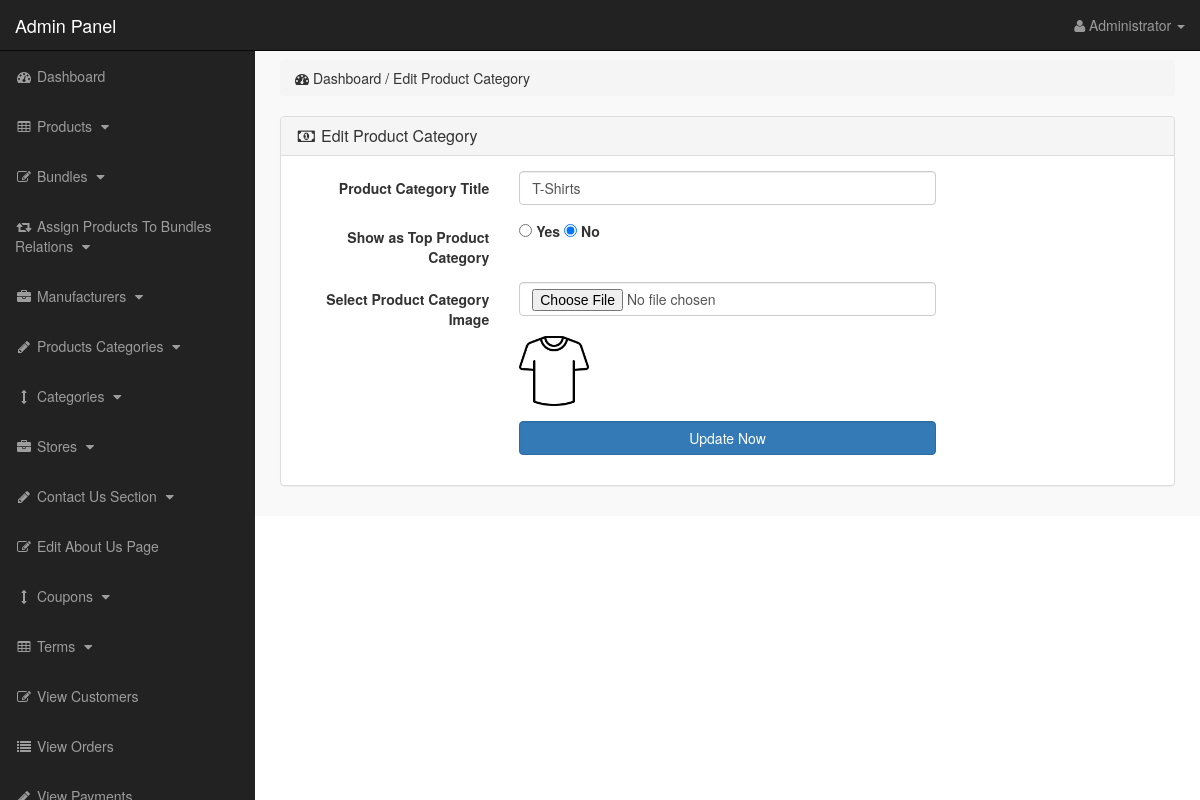
Screenshot of /admin_area/index.php?edit_p_cat=5 (signed in) with the database file from the repository.
### tables this page shows
CREATE TABLE `product_categories` (
  `p_cat_id` int(10) NOT NULL,
  `p_cat_title` text NOT NULL,
  `p_cat_top` text NOT NULL,
  `p_cat_image` text NOT NULL
);

### admin_area/edit_p_cat.php (the view, shortened to what this page needs)
<?php
if(!isset($_SESSION['admin_email'])){
echo "<script>window.open('login.php','_self')</script>";
}
else {
?>
<?php
if(isset($_GET['edit_p_cat'])){
$edit_p_cat_id = $_GET['edit_p_cat'];
$edit_p_cat_query = "select * from product_categories where p_cat_id='$edit_p_cat_id'";
$run_edit = mysqli_query($con,$edit_p_cat_query);
$row_edit = mysqli_fetch_array($run_edit);
$p_cat_title = $row_edit['p_cat_title'];
$p_cat_top = $row_edit['p_cat_top'];
$p_cat_image = $row_edit['p_cat_image'];
}
?>
<div class="row">
<div class="col-lg-12">
<ol class="breadcrumb">
<li>
<i class="fa fa-dashboard"></i> Dashboard / Edit Product Category
</li>
</ol>
</div>
</div>
<div class="row">
<div class="col-lg-12">
<div class="panel panel-default">
<div class="panel-heading" >
<h3 class="panel-title" >
<i class="fa fa-money fa-fw" ></i> Edit Product Category
</h3>
</div>
<div class="panel-body" >
<form class="form-horizontal" action="" method="post" enctype="multipart/form-data" >
<div class="form-group" >
<label class="col-md-3 control-label" >Product Category Title</label>
<div class="col-md-6" >
<input type="text" name="p_cat_title" class="form-control" value="<?php echo $p_cat_title; ?>" >
</div>
</div>
<div class="form-group" >
<label class="col-md-3 control-label" >Show as Top Product Category</label>
<div class="col-md-6" >
<input type="radio" name="p_cat_top" value="yes"
<?php if($p_cat_top == 'no'){}else{ echo "checked='checked'"; } ?>>
<label> Yes </label>
<input type="radio" name="p_cat_top" value="no"
<?php if($p_cat_top == 'no'){ echo "checked='checked'"; }else{} ?>>
<label> No </label>
</div>
</div>
<div class="form-group" >
<label class="col-md-3 control-label" > Select Product Category Image</label>
<div class="col-md-6" >
<input type="file" name="p_cat_image" class="form-control" >
<br>
<img src="other_images/<?php echo $p_cat_image; ?>" width="70" height="70" >
</div>
</div>
<div class="form-group" >
<label class="col-md-3 control-label" ></label>
<div class="col-md-6" >
<input type="submit" name="update" value="Update Now" class="btn btn-primary form-control" >
</div>
</div>
</form>
</div>
</div>
</div>
</div>
<?php } ?>

### admin_area/includes/sidebar.php (shortened to what this page needs)
<?php
if(!isset($_SESSION['admin_email'])){
echo "<script>window.open('login.php','_self')</script>";
}
else {
?>
<nav class="navbar navbar-inverse navbar-fixed-top" >
<div class="navbar-header" >
<a class="navbar-brand" href="index.php?dashboard" >Admin Panel</a>
</div>
<ul class="nav navbar-right top-nav" >
<li class="dropdown" >
<a href="#" class="dropdown-toggle" data-toggle="dropdown" >
<i class="fa fa-user" ></i>
<?php echo $admin_name; ?> <b class="caret" ></b>
</a>
</li>
</ul>
<div class="collapse navbar-collapse navbar-ex1-collapse">
<ul class="nav navbar-nav side-nav">
<li>
<a href="index.php?dashboard">
<i class="fa fa-fw fa-dashboard"></i> Dashboard
</a>
</li>
<li>
<a href="#" data-toggle="collapse" data-target="#products">
<i class="fa fa-fw fa-table"></i> Products
<i class="fa fa-fw fa-caret-down"></i>
</a>
</li>
<li>
<a href="#" data-toggle="collapse" data-target="#bundles">
<i class="fa fa-fw fa-edit"></i> Bundles
<i class="fa fa-fw fa-caret-down"></i>
</a>
</li>
<li>
<a href="#" data-toggle="collapse" data-target="#relations">
<i class="fa fa-fw fa-retweet"></i> Assign Products To Bundles Relations
<i class="fa fa-fw fa-caret-down"></i>
</a>
</li>
<li>
<a href="#" data-toggle="collapse" data-target="#manufacturers">
<i class="fa fa-fw fa-briefcase"></i> Manufacturers
<i class="fa fa-fw fa-caret-down"></i>
</a>
</li>
<li>
<a href="#" data-toggle="collapse" data-target="#p_cat">
<i class="fa fa-fw fa-pencil"></i> Products Categories
<i class="fa fa-fw fa-caret-down"></i>
</a>
</li>
<li>
<a href="#" data-toggle="collapse" data-target="#cat">
<i class="fa fa-fw fa-arrows-v"></i> Categories
<i class="fa fa-fw fa-caret-down"></i>
</a>
</li>
<li>
<a href="#" data-toggle="collapse" data-target="#store">
<i class="fa fa-fw fa-briefcase"></i> Stores
<i class="fa fa-fw fa-caret-down"></i>
</a>
</li>
<li>
<a href="#" data-toggle="collapse" data-target="#contact_us">
<i class="fa fa-fw fa-pencil"> </i> Contact Us Section
<i class="fa fa-fw fa-caret-down"></i>
</a>
</li>
<li>
<a href="index.php?edit_about_us">
<i class="fa fa-fw fa-edit"></i> Edit About Us Page
</a>
</li>
<li>
<a href="#" data-toggle="collapse" data-target="#coupons">
<i class="fa fa-fw fa-arrows-v"></i> Coupons
<i class="fa fa-fw fa-caret-down"></i>
</a>
</li>
<li>
<a href="#" data-toggle="collapse" data-target="#terms" >
<i class="fa fa-fw fa-table"></i> Terms
<i class="fa fa-fw fa-caret-down"></i>
</a>
</li>
<li>
<a href="index.php?view_customers">
<i class="fa fa-fw fa-edit"></i> View Customers
</a>
</li>
<li>
<a href="index.php?view_orders">
<i class="fa fa-fw fa-list"></i> View Orders
</a>
</li>
<li>
<a href="index.php?view_payments">
<i class="fa fa-fw fa-pencil"></i> View Payments
</a>
</li>
</ul>
</div>
</nav>
<?php } ?>

### admin_area/css/style.css (style rules this page uses)
body { margin-top:100px; }
@media (min-width: 768px) { body { margin-top:50px; } }
.top-nav { padding:0 15px; }
.top-nav>li { display:inline-block; float:left; }
.top-nav>li>a { padding-top:15px; padding-bottom:15px; line-height:20px; color:#999; }
@media (min-width: 768px) { .side-nav { position:fixed; top:51px; width:255px; border-radius:0; overflow-y:auto; background-color: #222; bottom:0; overflow-x:hidden; padding-bottom:40px; } }
@media (min-width: 768px) { .side-nav>li>a { width:255px; } }
.panel-body { border-radius:5px; }

### rows the page displays
product_categories: p_cat_title "T-Shirts", p_cat_top "☑", p_cat_image (picture)

### other values shown
$admin_name "Administrator"
